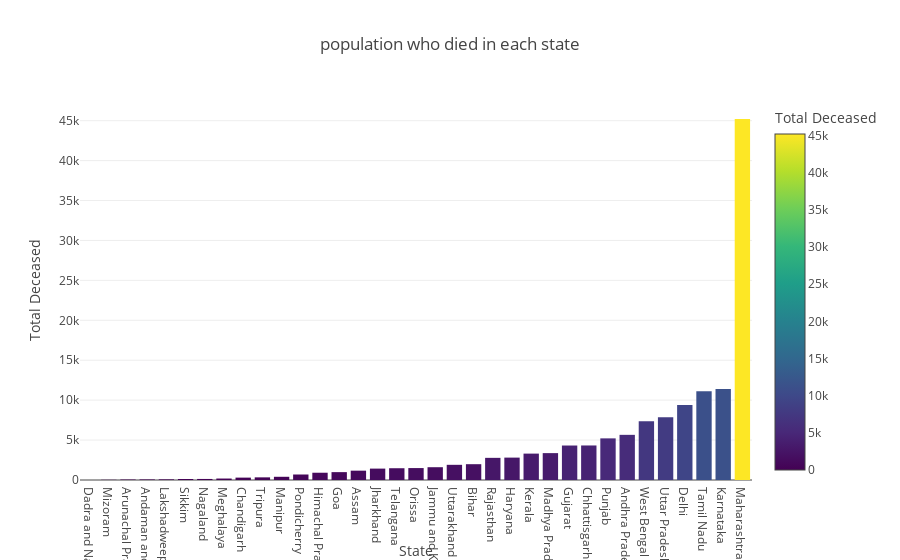

Source (notebook cell):
### Code cell
fig = px.bar(plot_deceased, x='State',y='Total Deceased', color='Total Deceased',
            title='population who died in each state',template='xgridoff')

fig.show()

### Figure 1 — Plotly figure (JSON) as saved in the notebook; plotly's stock layout.template omitted (floating-point values rounded to 4 significant figures)
{"data": [{"alignmentgroup": "True", "hovertemplate": "State=%{x}<br>Total Deceased=%{marker.color}<extra></extra>", "legendgroup": "", "marker": {"color": [2.503, 26.4, 57.34, 68.54, 79.67, 129.4, 131.3, 183.0, 297.7, 330.4, 402.2, 688.5, 910.2, 985.2, 1169.0, 1427.0, 1474.0, 1494.0, 1602.0, 1901.0, 1981.0, 2774.0, 2805.0, 3306.0, 3366.0, 4318.0, 4324.0, 5214.0, 5656.0, 7349.0, 7861.0, 9379.0, 11120.0, 11390.0, 45210.0], "coloraxis": "coloraxis", "pattern": {"shape": ""}}, "name": "", "offsetgroup": "", "orientation": "v", "showlegend": false, "textposition": "auto", "type": "bar", "x": ["Dadra and Nagar Haveli", "Mizoram", "Arunachal Pradesh", "Andaman and Nicobar Islands", "Lakshadweep", "Sikkim", "Nagaland", "Meghalaya", "Chandigarh", "Tripura", "Manipur", "Pondicherry", "Himachal Pradesh", "Goa", "Assam", "Jharkhand", "Telangana", "Orissa", "Jammu and Kashmir", "Uttarakhand", "Bihar", "Rajasthan", "Haryana", "Kerala", "Madhya Pradesh", "Gujarat", "Chhattisgarh", "Punjab", "Andhra Pradesh", "West Bengal", "Uttar Pradesh", "Delhi", "Tamil Nadu", "Karnataka", "Maharashtra"], "xaxis": "x", "y": [2.503, 26.4, 57.34, 68.54, 79.67, 129.4, 131.3, 183.0, 297.7, 330.4, 402.2, 688.5, 910.2, 985.2, 1169.0, 1427.0, 1474.0, 1494.0, 1602.0, 1901.0, 1981.0, 2774.0, 2805.0, 3306.0, 3366.0, 4318.0, 4324.0, 5214.0, 5656.0, 7349.0, 7861.0, 9379.0, 11120.0, 11390.0, 45210.0], "yaxis": "y"}], "layout": {"barmode": "relative", "coloraxis": {"colorbar": {"title": {"text": "Total Deceased"}}, "colorscale": [[0, "#440154"], [0.1111, "#482878"], [0.2222, "#3e4989"], [0.3333, "#31688e"], [0.4444, "#26828e"], [0.5556, "#1f9e89"], [0.6667, "#35b779"], [0.7778, "#6ece58"], [0.8889, "#b5de2b"], [1, "#fde725"]]}, "legend": {"tracegroupgap": 0}, "title": {"text": "population who died in each state"}, "xaxis": {"anchor": "y", "domain": [0, 1], "title": {"text": "State"}}, "yaxis": {"anchor": "x", "domain": [0, 1], "title": {"text": "Total Deceased"}}}}
